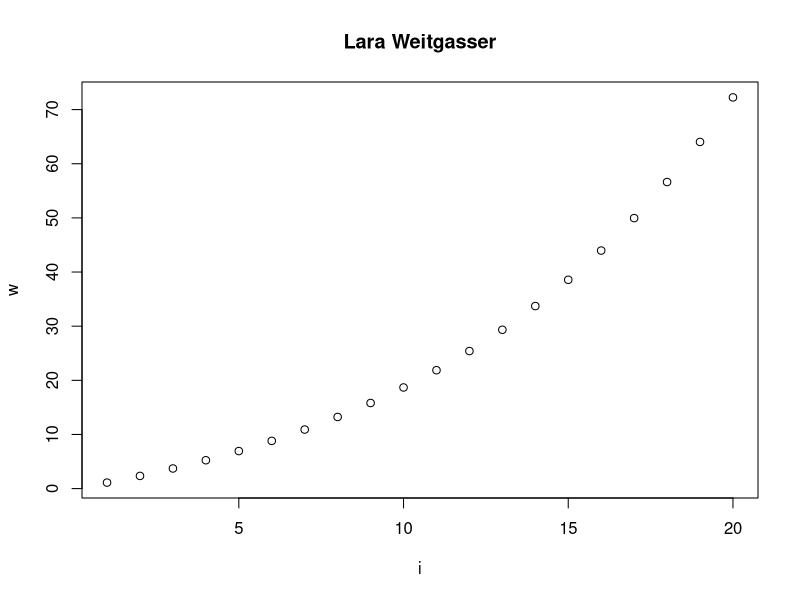
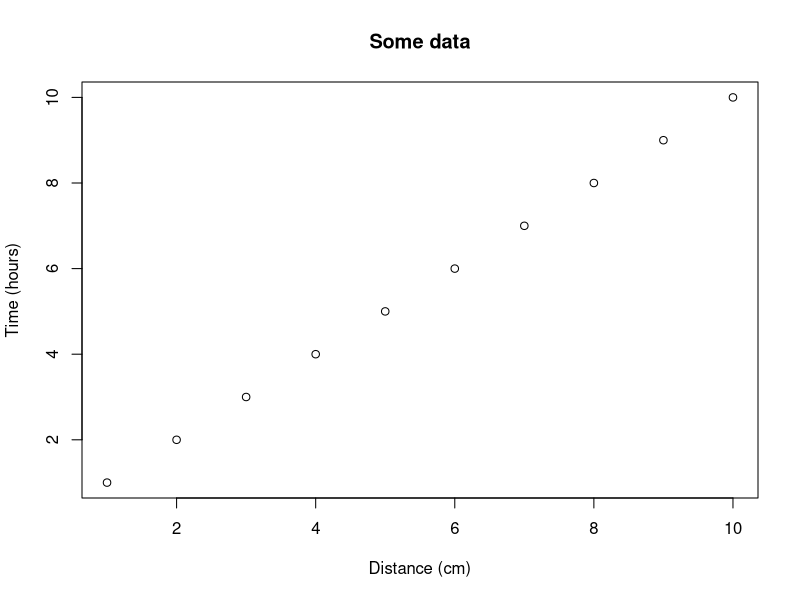
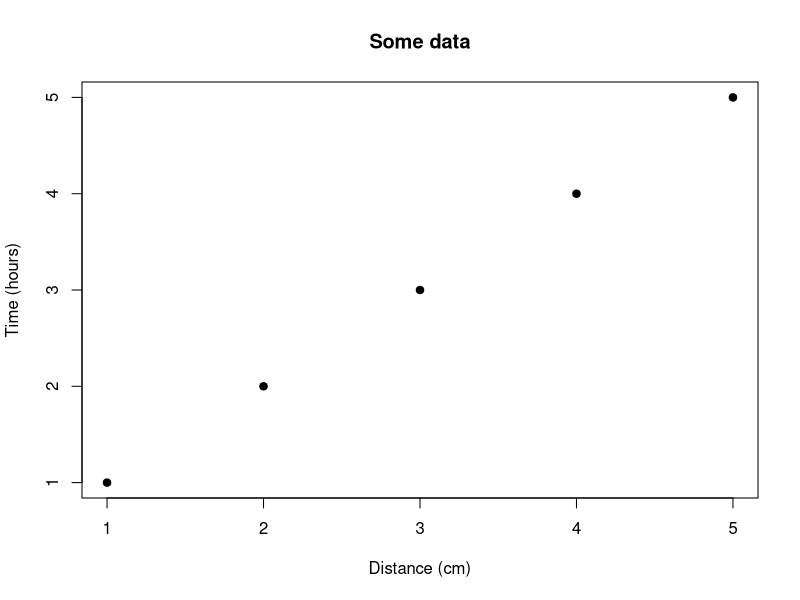

The R script that drew these images, in order:
## ---- chunk 1
knitr::opts_chunk$set(echo = TRUE) # By default, show code; set to FALSE to hide it
knitr::opts_chunk$set(fig.pos = 'H') # Places figures on pages separate from text
knitr::opts_chunk$set(out.width = '100%', dpi=300) # Figure resolution and size
knitr::opts_chunk$set(fig.env = "figure") # Latex figure environment
## ---- chunk 2
n <- 0.9
i <- c(1:20)
w <- 1/n^i
cumsum(w)



plot(cumsum(w), xlab="i",ylab="w", main="Lara Weitgasser")
## ---- chunk 3
plot(1:10, main = "Some data", xlab = "Distance (cm)", 
     ylab = "Time (hours)")
## ---- chunk 4
plot(1:5, pch = 19, main = "Some data", xlab = "Distance (cm)", 
     ylab = "Time (hours)")
## ---- chunk 5
df = data.frame(ID = 1:3, code = letters[1:3])

# Creates tables that follow OUP guidelines using xtable
library(xtable) 
print(xtable(df, caption = "This is the table caption", 
             label = "tab:tab1"), comment = FALSE)
## ---- chunk 6
df = data.frame(ID = 1:3, code = letters[1:3])

# kable can alse be used for creating tables
knitr::kable(df, caption = "This is the table caption", format = "latex",
             booktabs = TRUE, label = "tab2")
